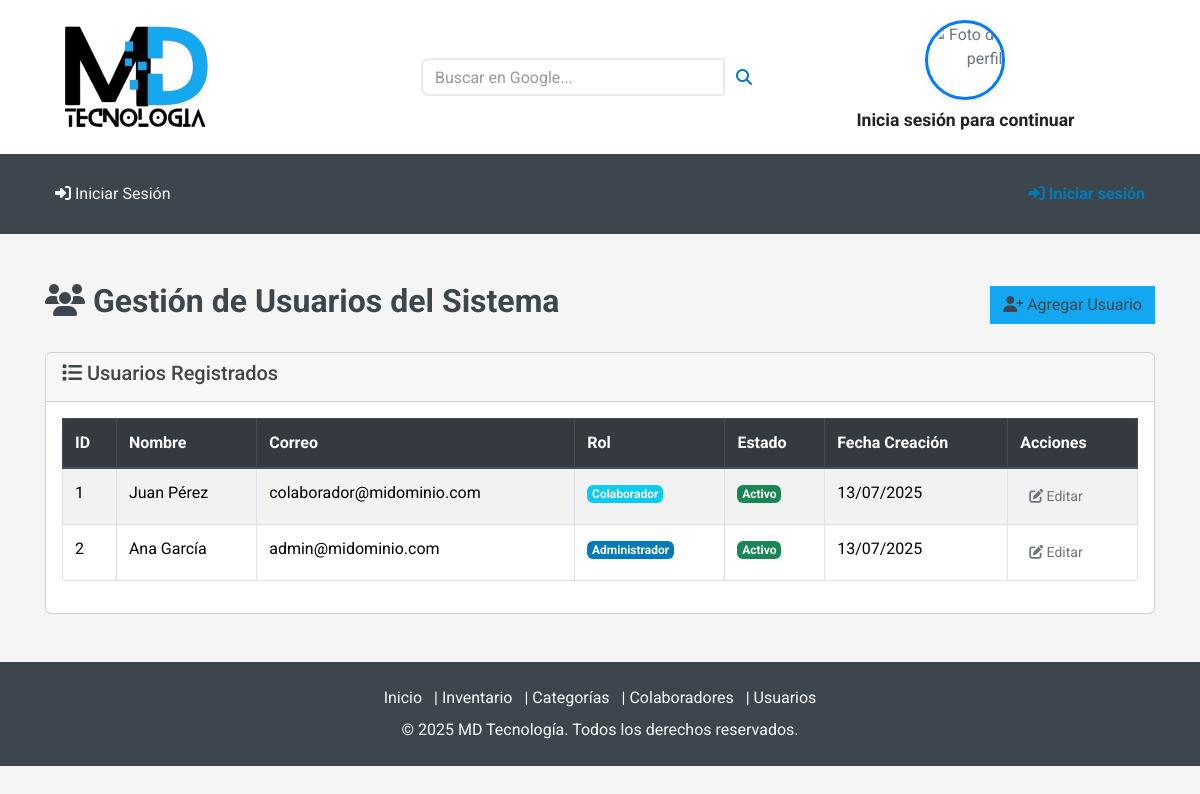
/Usuario/Usuarios.php, run on the app's committed database.
### tables this page shows
CREATE TABLE usuarios (
  id INT AUTO_INCREMENT PRIMARY KEY,
  nombre VARCHAR(100) NOT NULL,
  correo VARCHAR(100) NOT NULL UNIQUE,
  contrasena VARCHAR(255) NOT NULL,
  rol ENUM('admin','colab') DEFAULT 'colab',
  activo TINYINT(1) DEFAULT 1,
  foto LONGBLOB NULL,  
  foto_tipo VARCHAR(50) NULL,  
  fecha_creacion TIMESTAMP DEFAULT CURRENT_TIMESTAMP
);

### conexion.php (called while the page is built, shortened)
<?php
class Conexion {
    private $servername = "localhost";
    private $username = "root";
    private $password = "1234";
    private $dbname = "cmdb";
    private $port = 3306;
    private $conn;
    public function __construct() {
        try {
            $this->conn = new mysqli($this->servername, $this->username, $this->password, $this->dbname);
            $this->conn->set_charset("utf8mb4");
        } catch (Exception $e) {
            try {
                $this->conn = new mysqli("127.0.0.1", $this->username, $this->password, $this->dbname, $this->port);
                if ($this->conn->connect_error) {
                    throw new Exception("Error de conexión: " . $this->conn->connect_error);
                }
                $this->conn->set_charset("utf8mb4");
            } catch (Exception $e2) {
                try {
                    $this->conn = new mysqli("localhost:/tmp/mysql.sock", $this->username, $this->password, $this->dbname);
                    if ($this->conn->connect_error) {
                        throw new Exception("Error de conexión: " . $this->conn->connect_error);
                    }
                    $this->conn->set_charset("utf8mb4");
                } catch (Exception $e3) {
                    die("No se pudo establecer conexión a la base de datos. Posibles soluciones:<br>
                         1. Verifique que MySQL esté ejecutándose en WAMP<br>
                         2. Verifique que la contraseña del usuario root sea '1234'<br>
                         3. En phpMyAdmin, cambie el plugin de autenticación del usuario root a 'mysql_native_password'<br>
                         Error: " . $e3->getMessage());
                }
            }
        }
    }
    public function obtenerUsuarios() {
        try {
            $sql = "SELECT id, nombre, correo, rol, activo, foto, fecha_creacion FROM usuarios ORDER BY id ASC";
            $result = $this->conn->query($sql);
            if ($result) {
                return $result->fetch_all(MYSQLI_ASSOC);
            } else {
                return [];
            }
        } catch (Exception $e) {
            error_log("Error en obtenerUsuarios(): " . $e->getMessage());
            return [];
        }
    }
}
?>

### Usuario/Usuarios.php (the view, shortened to what this page needs)
<?php
include('../navbar_unificado.php');
require_once('../conexion.php');
$conexion = new Conexion();
?>
<div class="container mt-5">
    <div class="d-flex justify-content-between align-items-center mb-4">
        <h2><i class="fas fa-users"></i> Gestión de Usuarios del Sistema</h2>
        <button class="btn btn-primary" data-bs-toggle="modal" data-bs-target="#modalCrearUsuario">
            <i class="fas fa-user-plus"></i> Agregar Usuario
        </button>
    </div>
    <div class="card">
        <div class="card-header">
            <h5><i class="fas fa-list"></i> Usuarios Registrados</h5>
        </div>
        <div class="card-body">
            <div class="table-responsive">
                <table class="table table-bordered table-striped">
                    <thead class="thead-dark">
                        <tr>
                            <th>ID</th>
                            <th>Nombre</th>
                            <th>Correo</th>
                            <th>Rol</th>
                            <th>Estado</th>
                            <th>Fecha Creación</th>
                            <th>Acciones</th>
                        </tr>
                    </thead>
                    <tbody>
                        <?php
                        $result = $conexion->obtenerUsuarios();
                        foreach ($result as $row) {
                            $estado = $row['activo'] ?
                                "<span class='badge bg-success'>Activo</span>" :
                                "<span class='badge bg-danger'>Inactivo</span>";
                            $rolBadge = $row['rol'] === 'admin' ?
                                "<span class='badge bg-primary'>Administrador</span>" :
                                "<span class='badge bg-info'>Colaborador</span>";
                            echo "<tr>
                                <td>{$row['id']}</td>
                                <td>{$row['nombre']}</td>
                                <td>{$row['correo']}</td>
                                <td>$rolBadge</td>
                                <td>$estado</td>
                                <td>" . date('d/m/Y', strtotime($row['fecha_creacion'])) . "</td>
                                <td>
                                    <button class='btn btn-sm btn-warning btn-editar'
                                            data-id='{$row['id']}'
                                            data-nombre='{$row['nombre']}'
                                            data-correo='{$row['correo']}'
                                            data-rol='{$row['rol']}'
                                            data-activo='{$row['activo']}'
                                            data-bs-toggle='modal'
                                            data-bs-target='#modalEditarUsuario'>
                                        <i class='fas fa-edit'></i> Editar
                                    </button>
                                </td>
                            </tr>";
                        }
                        ?>
                    </tbody>
                </table>
            </div>
        </div>
    </div>
</div>
<?php include('footer.php'); ?>

### css/style.css (style rules this page uses)
*, *::before, *::after { box-sizing: border-box; }
html { font-family: sans-serif; line-height: 1.15; -webkit-text-size-adjust: 100%; -webkit-tap-highlight-color: rgba(0, 0, 0, 0); }
body { margin: 0; font-family: "Roboto", sans-serif; font-size: 1rem; font-weight: 400; line-height: 1.5; color: #6c757d; text-align: left; background-color: #f5f5f5; }
h2, h3, h4, h5, h6 { margin-top: 0; margin-bottom: 0.5rem; }
table { border-collapse: collapse; }
th { text-align: inherit; text-align: -webkit-match-parent; }
button { border-radius: 0; text-transform: none; }
input, button { margin: 0; font-family: inherit; font-size: inherit; line-height: inherit; overflow: visible; }
button:not(:disabled), [type="button"]:not(:disabled), [type="submit"]:not(:disabled) { cursor: pointer; }
h2, h3, h4, h5, h6, .h2, .h3, .h4, .h5, .h6 { margin-bottom: 0.5rem; font-weight: 500; line-height: 1.2; color: #3d464d; }
h2, .h2 { font-size: 2rem; }
h5, .h5 { font-size: 1.25rem; }
.container, .container-fluid { width: 100%; padding-right: 15px; padding-left: 15px; margin-right: auto; margin-left: auto; }
.table { width: 100%; margin-bottom: 1rem; color: #6c757d; }
.table th, .table td { padding: 0.75rem; vertical-align: top; border-top: 1px solid #dee2e6; }
.table thead th { vertical-align: bottom; border-bottom: 2px solid #dee2e6; }
.table-bordered { border: 1px solid #dee2e6; }
.table-bordered th, .table-bordered td { border: 1px solid #dee2e6; }
.table-bordered thead th, .table-bordered thead td { border-bottom-width: 2px; }
.table .thead-dark th { color: #fff; background-color: #343a40; border-color: #454d55; }
.table-responsive { display: block; width: 100%; overflow-x: auto; -webkit-overflow-scrolling: touch; }
.table-responsive > .table-bordered { border: 0; }
.btn { display: inline-block; font-weight: 400; color: #6c757d; text-align: center; vertical-align: middle; user-select: none; background-color: transparent; border: 1px solid transparent; padding: 0.375rem 0.75rem; font-size: 1rem; line-height: 1.5; border-radius: 0; transition: color 0.15s ease-in-out, background-color 0.15s ease-in-out, border-color 0.15s ease-in-out, box-shadow 0.15s ease-in-out; }
.btn:not(:disabled):not(.disabled) { cursor: pointer; }
.btn-primary { color: #212529; background-color: #14a7f1; border-color: #14a7f1; }
.btn-sm { padding: 0.25rem 0.5rem; font-size: 0.875rem; line-height: 1.5; border-radius: 0; }
.badge { display: inline-block; padding: 0.25em 0.4em; font-size: 75%; font-weight: 700; line-height: 1; text-align: center; white-space: nowrap; vertical-align: baseline; transition: color 0.15s ease-in-out, background-color 0.15s ease-in-out, border-color 0.15s ease-in-out, box-shadow 0.15s ease-in-out; }
.bg-primary { background-color: #007bb9 !important; }
.d-flex { display: flex !important; }
.justify-content-between { justify-content: space-between !important; }
.align-items-center { align-items: center !important; }
.mb-4, .my-4 { margin-bottom: 1.5rem !important; }
.mt-5, .my-5 { margin-top: 3rem !important; }
h2, h3 { font-weight: 700 !important; }
.h4, h5, h6 { font-weight: 500 !important; }
.btn.btn-primary { color: #3d464d !important; }

### data on the page
usuarios: id "1", nombre "Juan Pérez", correo "colaborador@midominio.com", rol "Colaborador", activo "Activo", fecha_creacion "13/07/2025"
usuarios: id "2", nombre "Ana García", correo "admin@midominio.com", rol "Administrador", activo "Activo", fecha_creacion "13/07/2025"

### other printed values
$nombreUsuario "Inicia sesión para continuar"
